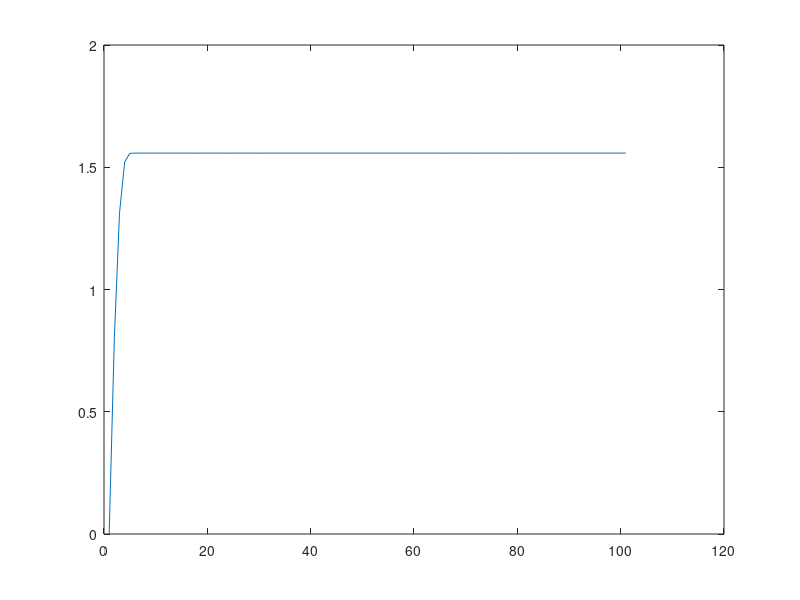

This figure's MATLAB source:
%%%%%%% Power of Two choices %%%%%%%%
clear
clc
T = 1e3;             % simulation time slots
N = 5;             % number of servers
lambda = 0.8;        % arrival rate is N*lambda

Q = zeros(N,T);

InterEventTime = zeros(1,T);   % sampling time

for t = 1:T-1
    NumofNonEmptyQ = sum((Q(:,t)>0));   % number of non-empty queues
    InterEventTime(t) = exprnd(1/(N*lambda+NumofNonEmptyQ));
    if rand < (N*lambda/(NumofNonEmptyQ+N*lambda))  %%% arrival event
        PIndex = randperm(N,2);                     %%% randomly select two queues
        if(Q(PIndex(1),t) <= Q(PIndex(2),t))
            ArrivalID = PIndex(1);
        else
            ArrivalID = PIndex(2);
        end
        
        for i=1:N
            if(i==ArrivalID)
                Q(i,t+1) = Q(i,t) + 1;
            else
                Q(i,t+1) = Q(i,t);
            end
        end
        
    else                                            %%% departure event
        ServerIndex = ceil(NumofNonEmptyQ*rand);
        tempServiceID = 0 ;
        ServiceID = 0 ;
        for i = 1:N
            if (Q(i,t)>0) 
                tempServiceID = tempServiceID + 1;
            end
            if(tempServiceID == ServerIndex)
                ServiceID = i;
                break;
            end
        end
        
        for i = 1:N
            if(i==ServiceID)
                Q(i,t+1) = max(Q(i,t)-1,0);
            else
                Q(i,t+1) = Q(i,t);
            end
        end
        
    end
end


avgQ =sum(mean(Q).*InterEventTime(1:T))/sum(InterEventTime(1:T-1))
%%
TheoryQ = zeros;
for i = 1:100
    TheoryQ(i+1) = TheoryQ(i) + power(lambda,2^i-1);
end
plot(TheoryQ)

MM1Q = lambda/(1-lambda)